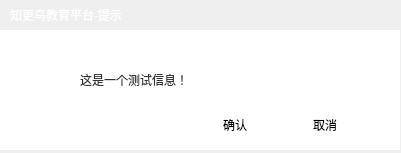
<?xml version="1.0" encoding="UTF-8"?>
<ui version="4.0">
 <class>zgnep_msg</class>
 <widget class="QWidget" name="zgnep_msg">
  <property name="geometry">
   <rect>
    <x>0</x>
    <y>0</y>
    <width>401</width>
    <height>153</height>
   </rect>
  </property>
  <property name="windowTitle">
   <string>Form</string>
  </property>
  <widget class="QFrame" name="frame_1">
   <property name="geometry">
    <rect>
     <x>0</x>
     <y>0</y>
     <width>400</width>
     <height>30</height>
    </rect>
   </property>
   <property name="baseSize">
    <size>
     <width>400</width>
     <height>30</height>
    </size>
   </property>
   <property name="autoFillBackground">
    <bool>false</bool>
   </property>
   <property name="styleSheet">
    <string notr="true">background-image: url(:/src/title_bg.png);</string>
   </property>
   <widget class="QLabel" name="label_title">
    <property name="geometry">
     <rect>
      <x>10</x>
      <y>5</y>
      <width>191</width>
      <height>20</height>
     </rect>
    </property>
    <property name="styleSheet">
     <string notr="true">border:0;color: rgb(255, 255, 255); background:transparent;</string>
    </property>
    <property name="text">
     <string>知更鸟教育平台-提示</string>
    </property>
   </widget>
   <widget class="QPushButton" name="btn_close">
    <property name="geometry">
     <rect>
      <x>375</x>
      <y>6</y>
      <width>18</width>
      <height>18</height>
     </rect>
    </property>
    <property name="styleSheet">
     <string notr="true">border:0px; background:transparent; background-image: url(:/src/close_normal.png);</string>
    </property>
    <property name="text">
     <string/>
    </property>
   </widget>
  </widget>
  <widget class="QFrame" name="frame_2">
   <property name="geometry">
    <rect>
     <x>0</x>
     <y>30</y>
     <width>400</width>
     <height>120</height>
    </rect>
   </property>
   <property name="baseSize">
    <size>
     <width>400</width>
     <height>120</height>
    </size>
   </property>
   <property name="styleSheet">
    <string notr="true">background:transparent; background-color: rgb(255, 255, 255);</string>
   </property>
   <widget class="QLabel" name="label_icon">
    <property name="geometry">
     <rect>
      <x>40</x>
      <y>30</y>
      <width>32</width>
      <height>32</height>
     </rect>
    </property>
    <property name="styleSheet">
     <string notr="true">border:0; background:transparent; background-image: url(:/src/tips_icon.png);</string>
    </property>
    <property name="text">
     <string/>
    </property>
   </widget>
   <widget class="QLabel" name="label_tips">
    <property name="geometry">
     <rect>
      <x>80</x>
      <y>30</y>
      <width>291</width>
      <height>40</height>
     </rect>
    </property>
    <property name="styleSheet">
     <string notr="true">border:0; background:transparent; color: rgb(51, 51, 51);</string>
    </property>
    <property name="text">
     <string>这是一个测试信息！</string>
    </property>
   </widget>
   <widget class="QPushButton" name="btn_confirm">
    <property name="geometry">
     <rect>
      <x>200</x>
      <y>80</y>
      <width>70</width>
      <height>30</height>
     </rect>
    </property>
    <property name="styleSheet">
     <string notr="true">border:0; background:transparent; background-image: url(:/src/confirm_normal.png);</string>
    </property>
    <property name="text">
     <string>确认</string>
    </property>
   </widget>
   <widget class="QPushButton" name="btn_cancel">
    <property name="geometry">
     <rect>
      <x>290</x>
      <y>80</y>
      <width>70</width>
      <height>30</height>
     </rect>
    </property>
    <property name="styleSheet">
     <string notr="true">border:0; background:transparent; background-image: url(:/src/cancel_normal.png);</string>
    </property>
    <property name="text">
     <string>取消</string>
    </property>
   </widget>
  </widget>
 </widget>
 <resources/>
 <connections/>
</ui>
